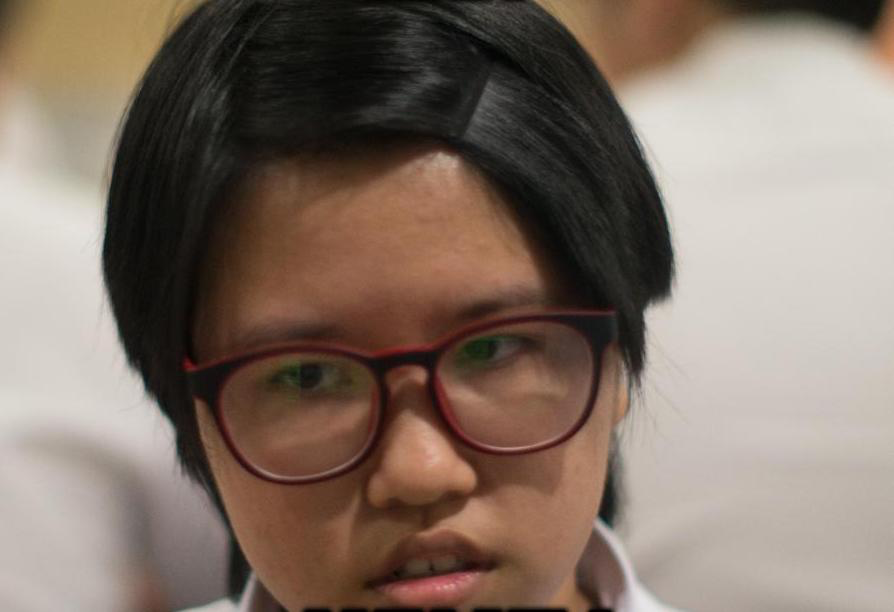
#> input picture gift.png, 894 x 612 px
$ python imagetest.py
#> lines starting #> are read from the running program, lines starting #| are printed output that depends on the picture
from PIL import Image
from PIL import ImageFont
from PIL import ImageDraw

img = Image.open("gift.png")
#> img is the input picture: PIL image 894x612 RGB; mean R, G, B 130.1, 113.9, 102.7
draw = ImageDraw.Draw(img)
# font = ImageFont.truetype(<font-file>, <font-size>)
font = ImageFont.truetype("THSarabunNew.ttf", 36)
# draw.text((x, y),"Sample Text",(r,g,b))
draw.text((0, 0), "สวัสดีครับสั้นส้นกตัญญูรู้คุรา่ฟสดากฟหฟกดหฟกดกหฟด\nkjdkljflkdjfkljdklfjdlksf",
          '#123456', font=font)
img.save('sample-out.jpg')
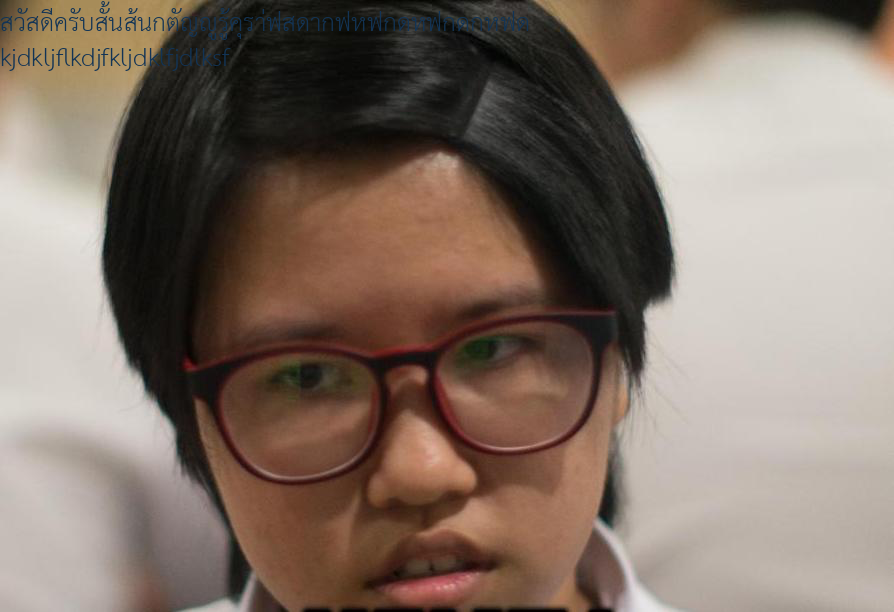
#> saved as sample-out.jpg: PIL image 894x612 RGB; mean R, G, B 129.6, 113.8, 102.8
